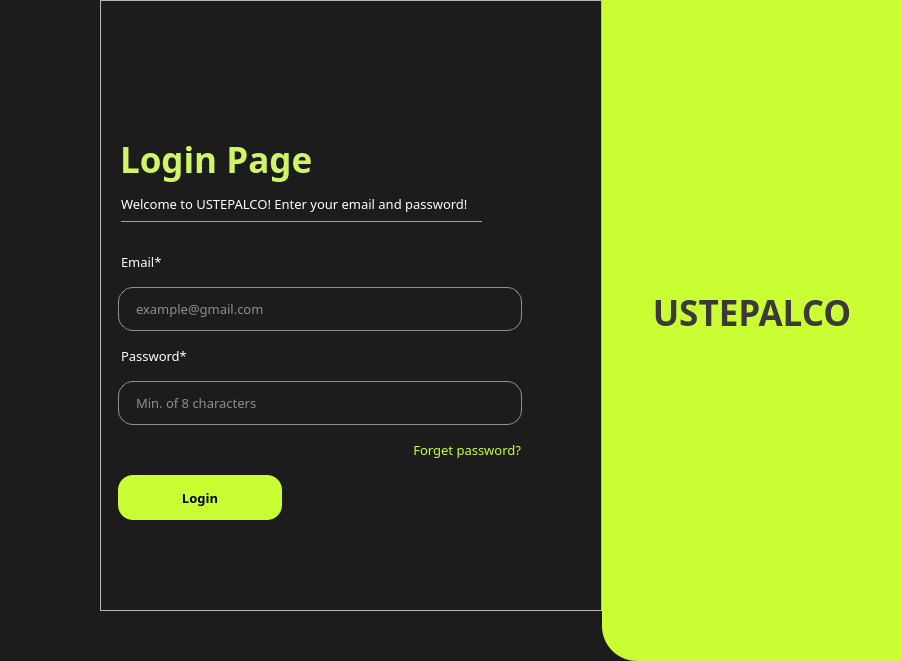
<?xml version="1.0" encoding="UTF-8"?>
<ui version="4.0">
 <class>MainWindow</class>
 <widget class="QMainWindow" name="MainWindow">
  <property name="geometry">
   <rect>
    <x>0</x>
    <y>0</y>
    <width>902</width>
    <height>661</height>
   </rect>
  </property>
  <property name="minimumSize">
   <size>
    <width>0</width>
    <height>0</height>
   </size>
  </property>
  <property name="maximumSize">
   <size>
    <width>1280</width>
    <height>895</height>
   </size>
  </property>
  <property name="windowTitle">
   <string>MainWindow</string>
  </property>
  <property name="styleSheet">
   <string notr="true">QMainWindow {
	background-color: #1C1C1C;
	
}

#frame {
	width: 300px;
	background-color: #CAFF33;
	border-bottom-left-radius: 35px;
}

#frame_2 {
	margin-left: 100px;
	margin-bottom: 50px;
	min-width: 500px;
}

</string>
  </property>
  <widget class="QWidget" name="centralwidget">
   <layout class="QHBoxLayout" name="horizontalLayout_2">
    <property name="spacing">
     <number>0</number>
    </property>
    <property name="leftMargin">
     <number>0</number>
    </property>
    <property name="topMargin">
     <number>0</number>
    </property>
    <property name="rightMargin">
     <number>0</number>
    </property>
    <property name="bottomMargin">
     <number>0</number>
    </property>
    <item>
     <widget class="QFrame" name="frame_2">
      <property name="sizePolicy">
       <sizepolicy hsizetype="MinimumExpanding" vsizetype="Preferred">
        <horstretch>0</horstretch>
        <verstretch>0</verstretch>
       </sizepolicy>
      </property>
      <property name="font">
       <font>
        <family>DM Sans</family>
        <pointsize>16</pointsize>
       </font>
      </property>
      <property name="styleSheet">
       <string notr="true">QLabel {
	color: white;
	margin: 5px 15px 5px 8px;
}

QLineEdit {
	height: 42px;
	margin: 5px 70px 5px 8px;
	padding-left: 15px;
	border: 1px solid rgba(250, 250, 250, 0.5);
	border-radius: 15px;
	background-color: transparent;
	color: white;
	max-width: 600px;
}

QLineEdit:hover {
	border: 1px solid rgba(250, 250, 250, 1);
}

QLineEdit:focus {
	border: 1px solid rgba(250, 250, 250, 1);
}

QPushButton {
	margin: 5px 310px 5px 8px;
	background-color: #CAFF33;
	border: 0px solid white;
	border-radius: 15px;
	height: 45px;
	max-width: 300px;
}

#button_login:hover {
	background-color: #2A2A2A;
	color: #CAFF33;
}

#line {
	margin: 8px 110px 5px 11px;
	max-width: 400px;
	
}

#label_login_page {
	color: #D0F565;
	margin: 50px 0px 3px 0px;
}

#label_welcome {
	margin: 2px 15px 0px 8px;
}

#label_email {
	margin: 25px 15px 5px 8px;
}

#label_email::first-letter {
	color: red;
}

#label_forget {
	color: #CAFF33;
	margin-right: 68px;
	max-width: 620px;

}

#label_forget:hover {
	color: white;
}






</string>
      </property>
      <property name="frameShape">
       <enum>QFrame::StyledPanel</enum>
      </property>
      <property name="frameShadow">
       <enum>QFrame::Raised</enum>
      </property>
      <layout class="QVBoxLayout" name="verticalLayout_3">
       <item>
        <spacer name="verticalSpacer">
         <property name="orientation">
          <enum>Qt::Vertical</enum>
         </property>
         <property name="sizeHint" stdset="0">
          <size>
           <width>20</width>
           <height>104</height>
          </size>
         </property>
        </spacer>
       </item>
       <item>
        <layout class="QVBoxLayout" name="verticalLayout">
         <item>
          <widget class="QLabel" name="label_login_page">
           <property name="font">
            <font>
             <family>DM Sans</family>
             <pointsize>26</pointsize>
             <weight>75</weight>
             <italic>false</italic>
             <bold>true</bold>
            </font>
           </property>
           <property name="text">
            <string>Login Page</string>
           </property>
          </widget>
         </item>
         <item>
          <widget class="QLabel" name="label_welcome">
           <property name="font">
            <font>
             <family>DM Sans</family>
             <pointsize>10</pointsize>
            </font>
           </property>
           <property name="text">
            <string>Welcome to USTEPALCO! Enter your email and password!</string>
           </property>
          </widget>
         </item>
         <item>
          <widget class="Line" name="line">
           <property name="orientation">
            <enum>Qt::Horizontal</enum>
           </property>
          </widget>
         </item>
         <item>
          <widget class="QLabel" name="label_email">
           <property name="font">
            <font>
             <family>DM Sans Medium</family>
             <pointsize>10</pointsize>
            </font>
           </property>
           <property name="text">
            <string>Email*</string>
           </property>
          </widget>
         </item>
         <item>
          <widget class="QLineEdit" name="edit_email">
           <property name="font">
            <font>
             <family>DM Sans</family>
             <pointsize>10</pointsize>
            </font>
           </property>
           <property name="placeholderText">
            <string>example@gmail.com</string>
           </property>
          </widget>
         </item>
         <item>
          <widget class="QLabel" name="label_password">
           <property name="font">
            <font>
             <family>DM Sans Medium</family>
             <pointsize>10</pointsize>
            </font>
           </property>
           <property name="text">
            <string>Password*</string>
           </property>
          </widget>
         </item>
         <item>
          <widget class="QLineEdit" name="edit_password">
           <property name="font">
            <font>
             <family>DM Sans</family>
             <pointsize>10</pointsize>
            </font>
           </property>
           <property name="echoMode">
            <enum>QLineEdit::Password</enum>
           </property>
           <property name="placeholderText">
            <string>Min. of 8 characters</string>
           </property>
          </widget>
         </item>
         <item>
          <widget class="QLabel" name="label_forget">
           <property name="font">
            <font>
             <family>DM Sans Medium</family>
             <pointsize>10</pointsize>
            </font>
           </property>
           <property name="text">
            <string>Forget password?</string>
           </property>
           <property name="alignment">
            <set>Qt::AlignRight|Qt::AlignTrailing|Qt::AlignVCenter</set>
           </property>
          </widget>
         </item>
         <item>
          <widget class="QPushButton" name="button_login">
           <property name="font">
            <font>
             <family>DM Sans</family>
             <pointsize>10</pointsize>
             <weight>75</weight>
             <bold>true</bold>
            </font>
           </property>
           <property name="text">
            <string>Login</string>
           </property>
          </widget>
         </item>
        </layout>
       </item>
       <item>
        <spacer name="verticalSpacer_2">
         <property name="orientation">
          <enum>Qt::Vertical</enum>
         </property>
         <property name="sizeType">
          <enum>QSizePolicy::Expanding</enum>
         </property>
         <property name="sizeHint" stdset="0">
          <size>
           <width>20</width>
           <height>104</height>
          </size>
         </property>
        </spacer>
       </item>
      </layout>
     </widget>
    </item>
    <item>
     <widget class="QFrame" name="frame">
      <property name="sizePolicy">
       <sizepolicy hsizetype="Preferred" vsizetype="Preferred">
        <horstretch>0</horstretch>
        <verstretch>0</verstretch>
       </sizepolicy>
      </property>
      <property name="minimumSize">
       <size>
        <width>300</width>
        <height>0</height>
       </size>
      </property>
      <property name="maximumSize">
       <size>
        <width>600</width>
        <height>16777215</height>
       </size>
      </property>
      <property name="styleSheet">
       <string notr="true">* {
	margin: 0px;
}

#label_logo_text {
	color: #3E3939;
	margin: 0px 5px 200px 5px;

}

#label_logo {
	margin: 150px 5px 0px 5px;	
	height: 10px;
	position: absolute;
	top: 2px;
	left:  2px;
}

</string>
      </property>
      <property name="frameShape">
       <enum>QFrame::StyledPanel</enum>
      </property>
      <property name="frameShadow">
       <enum>QFrame::Raised</enum>
      </property>
      <layout class="QVBoxLayout" name="verticalLayout_4">
       <item>
        <layout class="QVBoxLayout" name="verticalLayout_2">
         <property name="spacing">
          <number>0</number>
         </property>
         <item>
          <widget class="QLabel" name="label_logo">
           <property name="sizePolicy">
            <sizepolicy hsizetype="Preferred" vsizetype="Fixed">
             <horstretch>0</horstretch>
             <verstretch>0</verstretch>
            </sizepolicy>
           </property>
           <property name="minimumSize">
            <size>
             <width>50</width>
             <height>0</height>
            </size>
           </property>
           <property name="text">
            <string/>
           </property>
           <property name="textFormat">
            <enum>Qt::PlainText</enum>
           </property>
           <property name="pixmap">
            <pixmap resource="resource_rc.qrc">:/pics/—Pngtree—lightning-icon-electric-logo_8832878.ico</pixmap>
           </property>
           <property name="scaledContents">
            <bool>false</bool>
           </property>
           <property name="alignment">
            <set>Qt::AlignCenter</set>
           </property>
           <property name="wordWrap">
            <bool>false</bool>
           </property>
          </widget>
         </item>
         <item>
          <widget class="QLabel" name="label_logo_text">
           <property name="sizePolicy">
            <sizepolicy hsizetype="Preferred" vsizetype="Fixed">
             <horstretch>50</horstretch>
             <verstretch>0</verstretch>
            </sizepolicy>
           </property>
           <property name="minimumSize">
            <size>
             <width>50</width>
             <height>0</height>
            </size>
           </property>
           <property name="maximumSize">
            <size>
             <width>16777215</width>
             <height>16777215</height>
            </size>
           </property>
           <property name="font">
            <font>
             <family>Poppins</family>
             <pointsize>26</pointsize>
             <weight>75</weight>
             <bold>true</bold>
            </font>
           </property>
           <property name="text">
            <string>USTEPALCO</string>
           </property>
           <property name="alignment">
            <set>Qt::AlignCenter</set>
           </property>
          </widget>
         </item>
        </layout>
       </item>
      </layout>
     </widget>
    </item>
   </layout>
  </widget>
 </widget>
 <resources>
  <include location="resource_rc.qrc"/>
 </resources>
 <connections/>
</ui>
